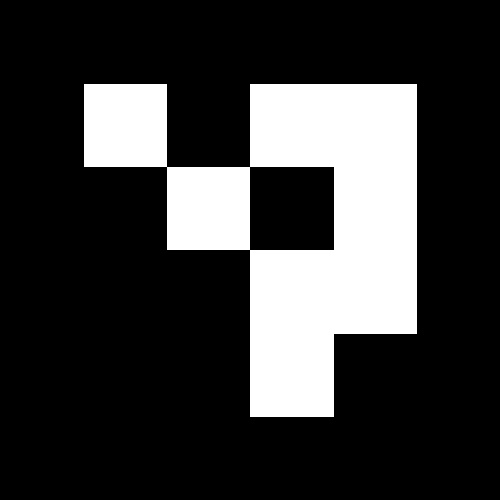
//> input picture 4x4Marker_0.jpg, 500 x 500 px, given in place of the camera
$ ./webcam_stream_object_detection_byColor_00_WORKING   (built with g++ and OpenCV 4)
//> lines starting //> are read from the running program, lines starting //| are printed output that depends on the picture; after the words box and inside, x2 and y2 are one past the last pixel; in counts of white or black regions, pixels touching at a corner belong together
// https://www.youtube.com/watch?v=0FG3zMdASz0

#include <iostream> // for standard I/O
#include <string>   // for strings
#include <opencv2/imgproc.hpp>  // Gaussian Blur
#include <opencv2/highgui.hpp>  // OpenCV window I/O

using namespace std;
using namespace cv;

int theObject[2] = { 0, 0 };
// bounding rectangle of the object, we will use the center of this as its position
Rect ojectBoundingRectangle = Rect(0, 0, 0, 0);

void searchForMovement(Mat thresholdImage, Mat& cameraFeed)
{
	// notice how we use the & operator for the cameraFeed. This is because we wish
	// to take the values passed into the function and manupulate them, rather than just working with a copy.
	// eg. we draw the cameraFeed in this function which is then displayed in the main() function.

	bool objectDetected = false;
	Mat temp;
	thresholdImage.copyTo(temp);

	// these two vectors needed for output of findContours
	vector<vector<Point>> contours;
	vector<Vec4i> hierarchy;

	// find the contours of filtered image using openCV findContours function
	// findContours(temp, contours, hierarchy, CV_RETR_CCOMP, CV_CHAIN_APPROX_SIMPLE); // retrieves all contours
	findContours(temp, contours, hierarchy, 0, 1);

	// if contours vector is not empty, we have found some objects
	if (contours.size() > 0) objectDetected = true;
	else objectDetected = false;

	if (objectDetected)
	{
		// the largest contour is foudn at the end of the contours vector
		// we will simply assume that the biggest contour is the object we are looking for
		vector<vector<Point>> largestContourVec;
		largestContourVec.push_back(contours.at(contours.size() - 1));

		// make a bounding rectangle around the largest ontour then find its centroid
		// this will be the objects final estimated position
		ojectBoundingRectangle = boundingRect(largestContourVec.at(0));
		int xpos = ojectBoundingRectangle.x + ojectBoundingRectangle.width / 2;
		int ypos = ojectBoundingRectangle.y + ojectBoundingRectangle.height / 2;

		// update the objects positions by changing the "theObject" array values
		theObject[0] = xpos;
		theObject[1] = ypos;
	}

	// make some temp x and y variables so we dont have to type out so much
	int x = theObject[0];
	int y = theObject[1];

	// draw some crosshairs on the object
	circle(cameraFeed, Point(x, y), 20, Scalar(0, 255, 0), 2);
	line(cameraFeed, Point(x, y), Point(x, y - 25), Scalar(0, 255, 0), 2);
	line(cameraFeed, Point(x, y), Point(x, y + 25), Scalar(0, 255, 0), 2);
	line(cameraFeed, Point(x, y), Point(x - 25, y), Scalar(0, 255, 0), 2);
	line(cameraFeed, Point(x, y), Point(x + 25, y), Scalar(0, 255, 0), 2);

	// putText(cameraFeed, "Tracking object at ("+ x, Point(x, y), 1, 1, Scalar(0, 0, 255), 2);
}

int main()
{
	// capture the video from web cam
	VideoCapture cap(0);

	// if not success, exit program
	if (!cap.isOpened())
	{
		cout << "Cannot open the web cam" << endl;
		return -1;
	}

	// create a window called "Control"
	namedWindow("Control", 1);

	int iLowH = 0;
	int iHighH = 179;

	int iLowS = 0;
	int iHighS = 255;

	int iLowV = 0;
	int iHighV = 255;

	// create trackbars in "Control" window
	// Hue (0 - 179)
	createTrackbar("LowH", "Control", &iLowH, 179);
	createTrackbar("HighH", "Control", &iHighH, 179);

	// Saturation (0 - 255)
	createTrackbar("LowS", "Control", &iLowS, 179);
	createTrackbar("HighS", "Control", &iHighS, 179);

	// Value (0 - 255)
	createTrackbar("LowV", "Control", &iLowV, 179);
	createTrackbar("HighV", "Control", &iHighV, 179);

	while (true)
	{
		Mat imgOriginal;

		// read a new frame from video
		bool bSuccess = cap.read(imgOriginal);
//> imgOriginal is the input picture: 500 rows x 500 cols, CV_8UC3; min 0, max 255, mean 56.6

		// if not sucess, break loop
		if (!bSuccess)
		{
			cout << "Cannot read a frame from video stream" << endl;
			break;
		}

		Mat imgHSV;

		// convert the captured frame from BGR to HSV
		cvtColor(imgOriginal, imgHSV, COLOR_BGR2HSV);
//> imgHSV: 500 rows x 500 cols, CV_8UC3; mean H, S, V 0, 0, 56.6

		Mat imgThresholded;

		// Threshold the image
		inRange(imgHSV, Scalar(iLowH, iLowS, iLowV), Scalar(iHighH, iHighS, iHighV), imgThresholded);
//> imgThresholded: 500 rows x 500 cols, CV_8UC1; every value is 255

		// morphological opening (remove small objects from foreground)
		erode(imgThresholded, imgThresholded, getStructuringElement(MORPH_ELLIPSE, Size(5, 5)));
		dilate(imgThresholded, imgThresholded, getStructuringElement(MORPH_ELLIPSE, Size(5, 5)));

		// morphological closing (fill small holes in the foreground)
		dilate(imgThresholded, imgThresholded, getStructuringElement(MORPH_ELLIPSE, Size(5, 5)));
		erode(imgThresholded, imgThresholded, getStructuringElement(MORPH_ELLIPSE, Size(5, 5)));

		searchForMovement(imgThresholded, imgOriginal);
//> in searchForMovement, `findContours(temp, contours, hierarchy, 0, 1);`: contours = 1 contour; box (x1, y1, x2, y2) and area: (0, 0, 500, 500) 249001
//> in searchForMovement, `largestContourVec.push_back(contours.at(contours.size() - 1));`: largestContourVec has the same summary as contours
//> in searchForMovement, `ojectBoundingRectangle = boundingRect(largestContourVec.at(0));`: ojectBoundingRectangle = Rect(0, 0, 500, 500)
//> in searchForMovement, `int xpos = ojectBoundingRectangle.x + ojectBoundingRectangle.width / 2;`: xpos = 250
//> in searchForMovement, `theObject[0] = xpos;`: theObject = [250, 0]
//> in searchForMovement, `theObject[1] = ypos;`: theObject = [250, 250]
//> in searchForMovement, `int x = theObject[0];`: x = 250
//> in searchForMovement, `circle(cameraFeed, Point(x, y), 20, Scalar(0, 255, 0), 2);`:
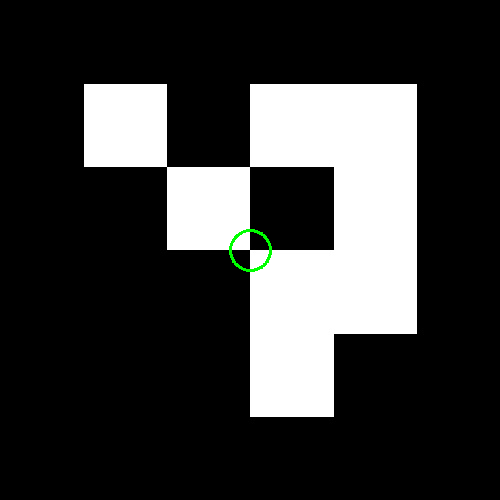
//> cameraFeed: 500 rows x 500 cols, CV_8UC3; 0.15% of pixels changed, all inside (x1, y1, x2, y2) = (229, 229, 272, 272)
//> in searchForMovement, `line(cameraFeed, Point(x, y), Point(x, y - 25), Scalar(0, 255, 0), 2);`: cameraFeed: 500 rows x 500 cols, CV_8UC3; 71 pixels changed, all inside (x1, y1, x2, y2) = (249, 224, 252, 252)
//> in searchForMovement, `line(cameraFeed, Point(x, y), Point(x, y + 25), Scalar(0, 255, 0), 2);`: cameraFeed: 500 rows x 500 cols, CV_8UC3; mean B, G, R 56.4, 56.9, 56.4
//> in searchForMovement, `line(cameraFeed, Point(x, y), Point(x - 25, y), Scalar(0, 255, 0), 2);`: cameraFeed: 500 rows x 500 cols, CV_8UC3; mean B, G, R 56.4, 56.9, 56.4
//> in searchForMovement, `line(cameraFeed, Point(x, y), Point(x + 25, y), Scalar(0, 255, 0), 2);`:
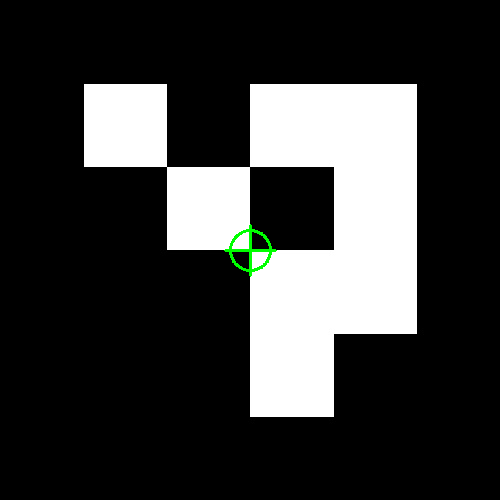
//> cameraFeed: 500 rows x 500 cols, CV_8UC3; mean B, G, R 56.3, 57, 56.3

		// show the thresholded image
		imshow("Thresholded Image", imgThresholded);

		// show the original image
		imshow("Original Image", imgOriginal);

		// wait for 'esc' key press for 30 ms. If 'esc' key is pressed, break loop
		if (waitKey(30) == 27)
//> the Esc key is pressed
		{
			cout << "esc key is pressed by user" << endl;
			break;
		}
	}
}

$ run again, on 4x4Marker_11.jpg
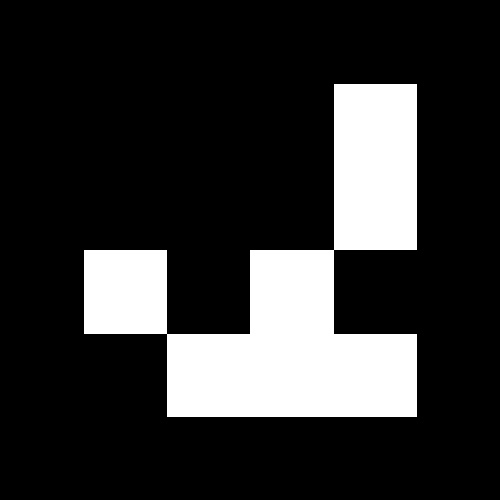
//> input picture 4x4Marker_11.jpg, 500 x 500 px, given in place of the camera
//> imgOriginal is the input picture: 500 rows x 500 cols, CV_8UC3; min 0, max 255, mean 49.5
//> imgHSV: 500 rows x 500 cols, CV_8UC3; mean H, S, V 0, 0, 49.5
//> imgThresholded: 500 rows x 500 cols, CV_8UC1; every value is 255
//> contours = 1 contour; box (x1, y1, x2, y2) and area: (0, 0, 500, 500) 249001
//> largestContourVec has the same summary as contours
//> ojectBoundingRectangle = Rect(0, 0, 500, 500)
//> xpos = 250
//> in searchForMovement, `theObject[0] = xpos;`: theObject = [250, 0]
//> in searchForMovement, `theObject[1] = ypos;`: theObject = [250, 250]
//> x = 250
//> in searchForMovement, `circle(cameraFeed, Point(x, y), 20, Scalar(0, 255, 0), 2);`:
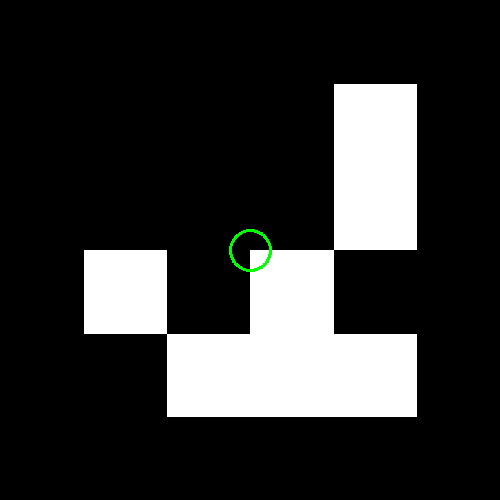
//> cameraFeed: 500 rows x 500 cols, CV_8UC3; 0.15% of pixels changed, all inside (x1, y1, x2, y2) = (229, 229, 272, 272)
//> in searchForMovement, `line(cameraFeed, Point(x, y), Point(x + 25, y), Scalar(0, 255, 0), 2);`:
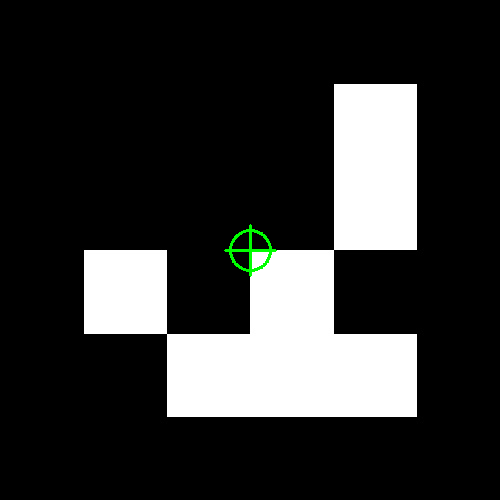
//> cameraFeed: 500 rows x 500 cols, CV_8UC3; mean B, G, R 49.3, 50, 49.3
